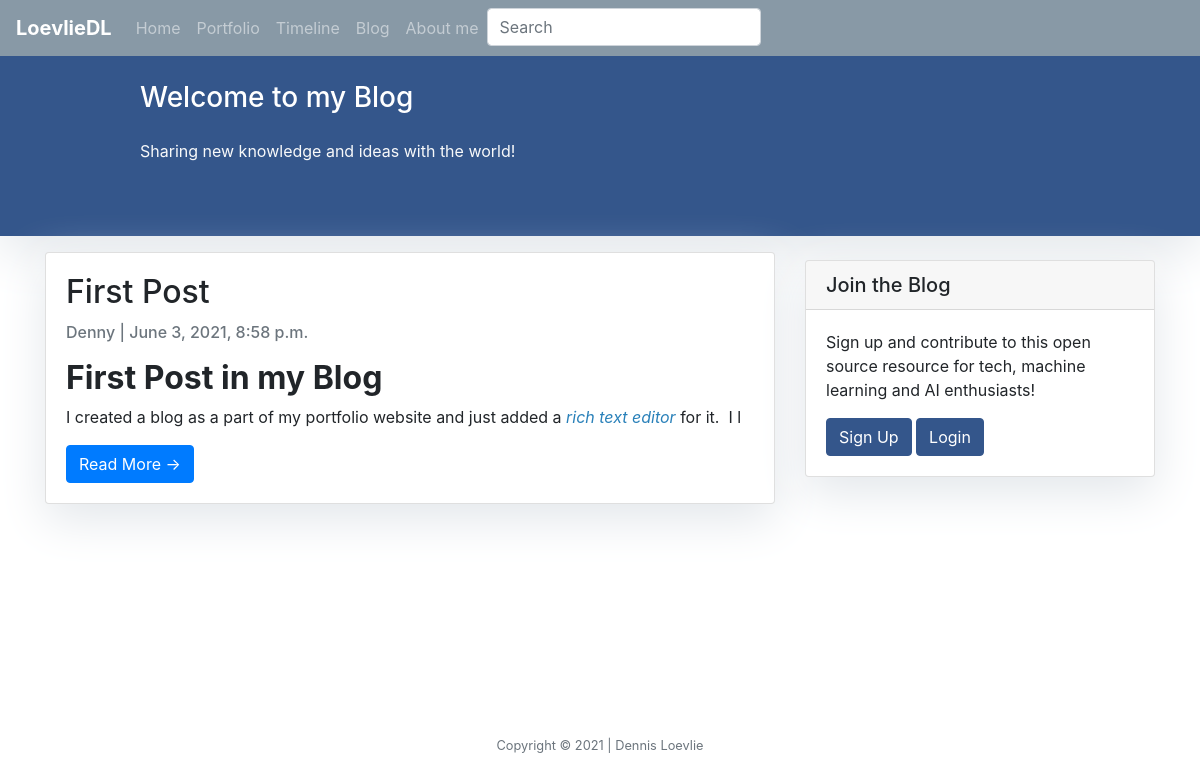
The page /Blog/ on the database its author committed.
### Portfolio/models.py (models this page shows, shortened)
class Post(models.Model):
    title = models.CharField(max_length=200, unique=True)
    slug = models.SlugField(max_length=200, unique=True)
    author = models.ForeignKey(User, on_delete= models.CASCADE,related_name='blog_posts')
    updated_on = models.DateTimeField(auto_now=True)
    content = RichTextField(blank=True,null=True)
    created_on = models.DateTimeField(auto_now_add=True)
    status = models.IntegerField(choices=STATUS, default=0)
    class Meta:
        ordering = ['-created_on']

### Portfolio/views.py (the view)
# urls.py: re_path(r'^Blog/$', views.blog.as_view(), name='Blog'),
class blog(generic.ListView):
    queryset = Post.objects.filter(status=1).order_by('-created_on')
    template_name = 'Portfolio/blog.html'
    paginate_by = 3

### Portfolio/templates/Portfolio/blog.html (shortened to what this page needs)
{% extends "Portfolio/layout.html" %}
{% load static %}
{% block main %}
<header class="masthead">
    <div class="overlay">
    <div class="container">
        <div class="row">
            <div class=" col-md-8 col-md-10 mx-auto">
                <div class="site-heading">
                    <h3 class=" site-heading my-4 mt-3 text-white"> Welcome to my Blog </h3>
                    <p class="text-light">Sharing new knowledge and ideas with the world!  &nbsp
                    </p>
                </div>
            </div>
        </div>
    </div>
</div>
</header>
<div class="container">
    <div class="row">
        <div class="col-md-8 mt-3 left">
            {% for post in post_list %}
            <div class="card mb-4">
                <div class="card-body">
                    <h2 class="card-title">{{ post.title }}</h2>
                    <p class="card-text text-muted h6">{{ post.author }} | {{ post.created_on}} </p>
                    <p class="card-text">{{post.content|slice:":200"|safe }}</p>
                    <a href="{% url 'post_detail' post.slug  %}" class="btn btn-primary">Read More &rarr;</a>
                </div>
            </div>
            {% endfor %}
        </div>
        {% block sidebar %} {% include 'Portfolio/sidebar.html' %} {% endblock sidebar %}
    </div>
</div>
{%endblock%}

### static/Portfolio/css/styles.css (style rules this page uses)
.container { min-height: 500px; }
* { box-sizing: border-box; }

### Portfolio/templates/Portfolio/blog.html (style rules this page uses)
.card { box-shadow: 0 16px 48px #E3E7EB; }
.masthead { background: #34568B; height: 180px; padding-bottom: 5px; box-shadow: 0 16px 48px #E3E7EB; padding-top: 1px; }

### Portfolio/templates/Portfolio/sidebar.html (style rules this page uses)
.card { box-shadow: 0 16px 48px #E3E7EB; }

### rows shown on the page
Post: title "First Post", author "Denny", created_on "June 3, 2021, 8:58 p.m.", content "First Post in my Blog I created a blog as a part of my portfolio website and just added a rich text editor for it. I l"
